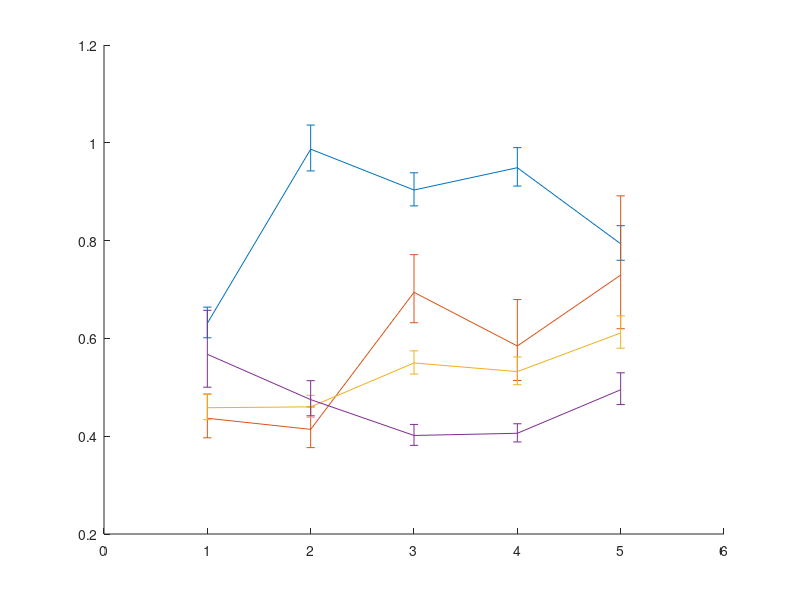

Write MATLAB code to recreate this figure. (Note: this script raises an error after producing the figure.)
clear all;
tic
alpha=0.05;

N=zeros(4,5);
S=zeros(4,5);
lower=zeros(4,5);
cov=zeros(4,5);
upper=zeros(4,5);

% Matrix S is the collected standard deviations of ln(treasury_spread);
% where a row is a rating class (All, HI, LO, SG) 
% and a column is a period (90, 94, 98, 02, 06) 
% Matrix N is the collected observations with the same ordering as S;
S=  [0.5789	0.8247	0.7725	0.8014	0.6988;
     0.4178	0.3977	0.6272	0.5421	0.6532;
     0.4366	0.4381	0.5139	0.4993	0.5633;
     0.5284	0.4509	0.3866	0.3906	0.4681];

N=  [1084	1625	2424	2071	1551;
     223	228     287     134     91;
     719	980     1346	866     902;
     138	416     789     1071	558];

for i=1:4
    for j=1:5
        x=[0,0];
        n=N(i,j);
        s=S(i,j);
        x(1)=(n-1)*(s^2)/(chi2inv(1-0.5*alpha, n-1));
        x(2)=(n-1)*(s^2)/(chi2inv(0.5*alpha, n-1));
        lower(i,j)=sqrt(exp(x(1))-1);
        cov(i,j)=sqrt(exp(s^2)-1);
        upper(i,j)=sqrt(exp(x(2))-1);
    end
end
t_axis=['1990-1993', '1994-1997', '1998-2001', '2002-2005', '2006-2009'];
t=1:5;

% figure
% %plot(t,lower(1,:),'--r', t,cov(1,:),'-b',t,upper(1,:),'--r')
% hold on
% plot(t,lower(2,:),'--r', t,cov(2,:),'-+r',t,upper(2,:),'--r')
% plot(t,lower(3,:),'--g', t,cov(3,:),'-og',t,upper(3,:),'--g')
% plot(t,lower(4,:),'--b', t,cov(4,:),'-*b',t,upper(4,:),'--b')
% hold off

upperE=upper-cov;
lowerE=cov-lower;
% T=repmat([1,2,3,4,5],3,1);
T=[1,2,3,4,5];

figure('Name', 'Coefficient of Variation','OuterPosition',[300 300 1000 750]);
hold on;
% hFit=line
hEal=errorbar(T',cov(1,:)',lowerE(1,:)',upperE(1,:)');
hEhi=errorbar(T',cov(2,:)',lowerE(2,:)',upperE(2,:)');
hElo=errorbar(T',cov(3,:)',lowerE(3,:)',upperE(3,:)');
hEsg=errorbar(T',cov(4,:)',lowerE(4,:)',upperE(4,:)');

set(hEal                             , ...
  'LineStyle'       , '-'            , ...
  'Color'           , rgb('lightcoral') , ...
  'LineWidth'       , 1              , ...
  'Marker'          , 'o'            , ...
  'MarkerSize'      , 6              , ...
  'MarkerEdgeColor' , rgb('lightcoral') , ...
  'MarkerFaceColor' , rgb('lightcoral') );

set(hEsg                                , ...
  'LineStyle'       , '-'               , ...
  'Color'           , rgb('DarkViolet') , ...
  'LineWidth'       , 1                 , ...
  'Marker'          , 'o'               , ...
  'MarkerSize'      , 6                 , ...
  'MarkerEdgeColor' , rgb('DarkViolet') , ...
  'MarkerFaceColor' , rgb('DarkViolet') );

set(hEhi                          , ...
  'LineStyle'       , '-'         , ...
  'Color'           , rgb('mediumseagreen') , ...
  'LineWidth'       , 1           , ...
  'Marker'          , 'o'         , ...
  'MarkerSize'      , 6           , ...
  'MarkerEdgeColor' , rgb('mediumseagreen') , ...
  'MarkerFaceColor' , rgb('mediumseagreen') );

set(hElo                                , ...
  'LineStyle'       , '-'               , ...
  'Color'           , rgb('DeepSkyBlue'), ...
  'LineWidth'       , 1                 , ...
  'Marker'          , 'o'               , ...
  'MarkerSize'      , 6                 , ...
  'MarkerEdgeColor' , rgb('DeepSkyBlue'), ...
  'MarkerFaceColor' , rgb('DeepSkyBlue'));

% This snippet changes the width of the error bar, not sure how
% hE_c                   = ...
%     get(hEal   , 'Children'    );
% errorbarXData          = ...
%     get(hE_c(2), 'XData'       );
% errorbarXData(4:9:end) = ...
%     errorbarXData(1:9:end) - 0.2;
% errorbarXData(7:9:end) = ....
%     errorbarXData(1:9:end) - 0.2;
% errorbarXData(5:9:end) = ...
%     errorbarXData(1:9:end) + 0.2;
% errorbarXData(8:9:end) = ...
%     errorbarXData(1:9:end) + 0.2;
% set(hE_c(2), 'XData', errorbarXData);
%

hTitle  = title ('Spread over Treasury, by Rating Class');
hXLabel = xlabel('Period');
hYLabel = ylabel('Coefficient of Variation');

hLegend = legend( ...
    [hEal, hEhi, hElo, hEsg],...
    'All Ratings',...
    'AAA or AA',...
    'A or BBB',...
    'BB or lower');...,...
    %'location', 'NorthEast');

set( gca                       , ...
    'FontName'   , 'Helvetica' );
set([hTitle, hXLabel, hYLabel], ...
    'FontName'   , 'AvantGarde');
set([hLegend, gca]             , ...
    'FontSize'   , 8           );
set([hXLabel, hYLabel]  , ...
    'FontSize'   , 10          );
set( hTitle                    , ...
    'FontSize'   , 12          , ...
    'FontWeight' , 'bold'      );

set(gca, ...
  'Box'         , 'off'     , ...
  'TickDir'     , 'out'     , ...
  'TickLength'  , [.01 .01] , ...
  'XMinorTick'  , 'off'     , ...
  'YMinorTick'  , 'on'      , ...
  'YGrid'       , 'on'      , ...
  'XColor'      , [.3 .3 .3], ...
  'YColor'      , [.3 .3 .3], ...
  'XTick'       , 1:1:5     , ...
  'YTick'       , 0:.1:1.1  , ...
  'LineWidth'   , 1         );

periods = ...
    ['1990 to 1993';
    '1994 to 1997';
    '1998 to 2001';
    '2002 to 2005';
    '2006 to 2009'];
set(gca,'XTickLabel',periods);

set(gcf, 'PaperPositionMode', 'auto');
print -dpng finalPlot1.png
hold off;
close;

toc
